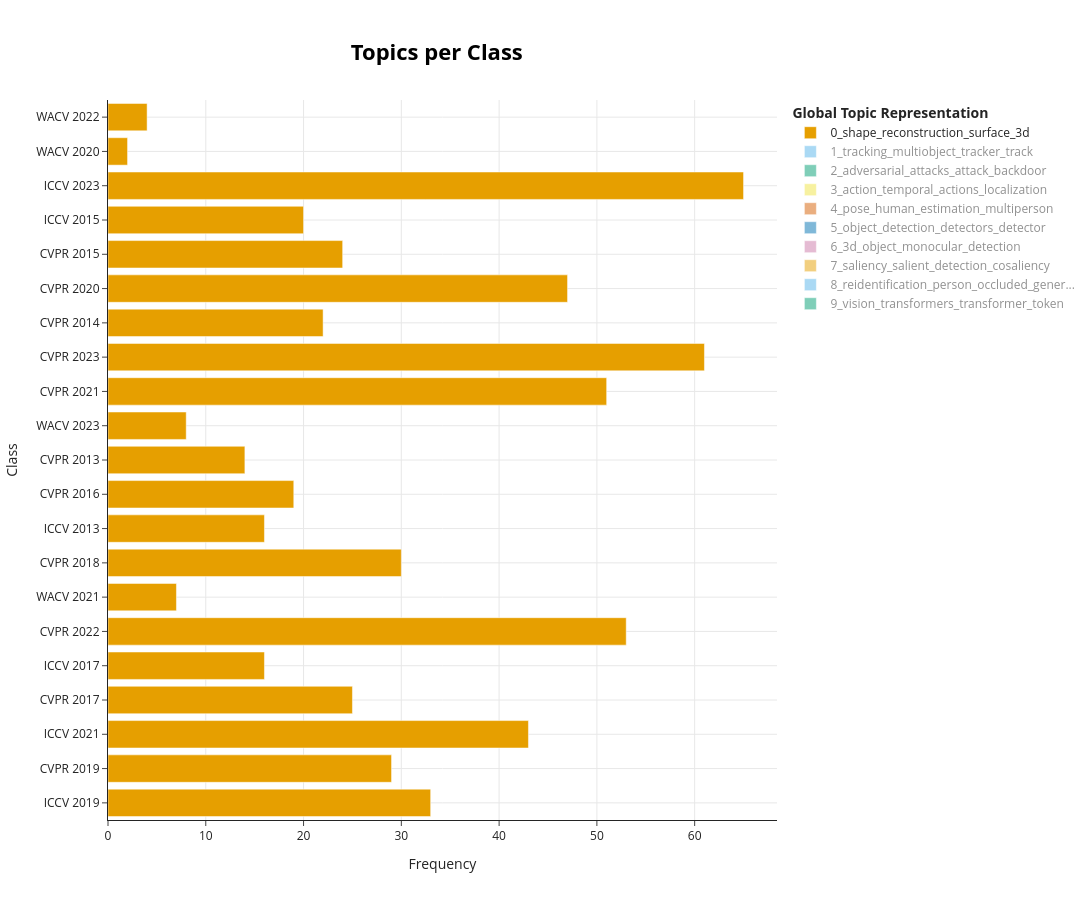

Notebook cell for this chart:
### Code cell
topics_per_class = topic_model.topics_per_class(data['Abstract'], classes=targets)
topic_model.visualize_topics_per_class(topics_per_class, top_n_topics=10)

### Figure 1 — Plotly figure (JSON) as saved in the notebook; plotly's stock layout.template omitted (floating-point values rounded to 4 significant figures)
{"data": [{"hoverinfo": "text", "hovertext": ["<b>Topic 0</b><br>Words: we, our, shape, this, that", "<b>Topic 0</b><br>Words: we, our, this, shape, that", "<b>Topic 0</b><br>Words: our, we, shape, this, that", "<b>Topic 0</b><br>Words: we, our, shape, this, that", "<b>Topic 0</b><br>Words: we, that, our, shape, this", "<b>Topic 0</b><br>Words: we, our, shape, that, this", "<b>Topic 0</b><br>Words: this, we, shape, our, that", "<b>Topic 0</b><br>Words: we, our, shape, that, this", "<b>Topic 0</b><br>Words: we, this, our, shape, that", "<b>Topic 0</b><br>Words: we, shape, that, our, shapes", "<b>Topic 0</b><br>Words: we, shape, this, our, reconstruction", "<b>Topic 0</b><br>Words: our, we, that, this, shape", "<b>Topic 0</b><br>Words: our, we, this, shape, that", "<b>Topic 0</b><br>Words: we, our, shape, this, that", "<b>Topic 0</b><br>Words: we, this, our, shape, that", "<b>Topic 0</b><br>Words: we, our, that, shape, this", "<b>Topic 0</b><br>Words: we, this, shape, our, that", "<b>Topic 0</b><br>Words: this, we, shape, paper, that", "<b>Topic 0</b><br>Words: we, our, shape, this, that", "<b>Topic 0</b><br>Words: ross, shape, this, that, we", "<b>Topic 0</b><br>Words: that, this, we, shape, mesh"], "marker": {"color": "#E69F00"}, "name": "0_shape_reconstruction_surface_3d", "orientation": "h", "type": "bar", "visible": true, "x": [33, 29, 43, 25, 16, 53, 7, 30, 16, 19, 14, 8, 51, 61, 22, 47, 24, 20, 65, 2, 4], "y": ["ICCV 2019", "CVPR 2019", "ICCV 2021", "CVPR 2017", "ICCV 2017", "CVPR 2022", "WACV 2021", "CVPR 2018", "ICCV 2013", "CVPR 2016", "CVPR 2013", "WACV 2023", "CVPR 2021", "CVPR 2023", "CVPR 2014", "CVPR 2020", "CVPR 2015", "ICCV 2015", "ICCV 2023", "WACV 2020", "WACV 2022"]}, {"hoverinfo": "text", "hovertext": ["<b>Topic 1</b><br>Words: tracking, our, multiobject, this, tracker", "<b>Topic 1</b><br>Words: tracking, our, this, multiobject, we", "<b>Topic 1</b><br>Words: tracking, we, multiobject, this, our", "<b>Topic 1</b><br>Words: tracking, multiobject, we, this, that", "<b>Topic 1</b><br>Words: tracking, our, this, we, multiobject", "<b>Topic 1</b><br>Words: tracking, multiobject, this, our, we", "<b>Topic 1</b><br>Words: tracking, trackers, tracker, multiobject, this", "<b>Topic 1</b><br>Words: tracking, we, this, multiobject, our", "<b>Topic 1</b><br>Words: tracking, we, multiobject, this, our", "<b>Topic 1</b><br>Words: tracking, multiobject, tracker, we, this", "<b>Topic 1</b><br>Words: tracking, that, we, multiobject, this", "<b>Topic 1</b><br>Words: tracking, multiobject, tracker, this, detections", "<b>Topic 1</b><br>Words: tracking, we, multiobject, this, our", "<b>Topic 1</b><br>Words: tracking, this, multiobject, we, our", "<b>Topic 1</b><br>Words: tracking, this, multiobject, we, that", "<b>Topic 1</b><br>Words: tracking, multiobject, we, our, this", "<b>Topic 1</b><br>Words: tracking, we, this, multiobject, tracker", "<b>Topic 1</b><br>Words: tracking, we, our, multiobject, this", "<b>Topic 1</b><br>Words: tracking, multiobject, we, our, this", "<b>Topic 1</b><br>Words: tracking, our, we, multiobject, trackers", "<b>Topic 1</b><br>Words: tracking, we, multiobject, tracker, that"], "marker": {"color": "#56B4E9"}, "name": "1_tracking_multiobject_tracker_track", "orientation": "h", "type": "bar", "visible": "legendonly", "x": [13, 16, 19, 15, 14, 21, 5, 14, 23, 18, 16, 9, 31, 28, 29, 26, 18, 24, 35, 10, 3], "y": ["ICCV 2019", "CVPR 2019", "ICCV 2021", "CVPR 2017", "ICCV 2017", "CVPR 2022", "WACV 2021", "CVPR 2018", "ICCV 2013", "CVPR 2016", "CVPR 2013", "WACV 2023", "CVPR 2021", "CVPR 2023", "CVPR 2014", "CVPR 2020", "CVPR 2015", "ICCV 2015", "ICCV 2023", "WACV 2020", "WACV 2022"]}, {"hoverinfo": "text", "hovertext": ["<b>Topic 2</b><br>Words: adversarial, attacks, we, attack, that", "<b>Topic 2</b><br>Words: attacks, adversarial, that, attack, this", "<b>Topic 2</b><br>Words: attacks, adversarial, attack, we, that", "<b>Topic 2</b><br>Words: we, that, adversarial, attacks, attack", "<b>Topic 2</b><br>Words: that, we, adversarial, this, perturbations", "<b>Topic 2</b><br>Words: attacks, adversarial, attack, that, we", "<b>Topic 2</b><br>Words: we, this, adversarial, attack, attacks", "<b>Topic 2</b><br>Words: perturbations, adversarial, attacks, that, we", "<b>Topic 2</b><br>Words: this, perturbations, have, these, results", "<b>Topic 2</b><br>Words: we, our, player, adversarial, this", "<b>Topic 2</b><br>Words: attacks, adversarial, that, attack, we", "<b>Topic 2</b><br>Words: attacks, adversarial, attack, that, we", "<b>Topic 2</b><br>Words: attacks, adversarial, we, attack, that", "<b>Topic 2</b><br>Words: adversarial, attacks, attack, we, this", "<b>Topic 2</b><br>Words: dnns, that, produce, believe, unrecognizable", "<b>Topic 2</b><br>Words: attacks, adversarial, attack, we, that", "<b>Topic 2</b><br>Words: this, adversarial, we, attacks, that", "<b>Topic 2</b><br>Words: attacks, adversarial, we, that, attack"], "marker": {"color": "#009E73"}, "name": "2_adversarial_attacks_attack_backdoor", "orientation": "h", "type": "bar", "visible": "legendonly", "x": [31, 30, 43, 6, 6, 50, 4, 10, 1, 1, 7, 31, 55, 44, 1, 45, 7, 10], "y": ["ICCV 2019", "CVPR 2019", "ICCV 2021", "CVPR 2017", "ICCV 2017", "CVPR 2022", "WACV 2021", "CVPR 2018", "CVPR 2016", "CVPR 2013", "WACV 2023", "CVPR 2021", "CVPR 2023", "CVPR 2020", "CVPR 2015", "ICCV 2023", "WACV 2020", "WACV 2022"]}, {"hoverinfo": "text", "hovertext": ["<b>Topic 3</b><br>Words: action, we, temporal, our, this", "<b>Topic 3</b><br>Words: action, we, temporal, actions, this", "<b>Topic 3</b><br>Words: action, our, we, temporal, actions", "<b>Topic 3</b><br>Words: action, we, temporal, our, actions", "<b>Topic 3</b><br>Words: action, temporal, we, this, actions", "<b>Topic 3</b><br>Words: action, temporal, our, actions, this", "<b>Topic 3</b><br>Words: action, temporal, this, our, we", "<b>Topic 3</b><br>Words: action, actions, temporal, we, that", "<b>Topic 3</b><br>Words: action, this, we, temporal, actions", "<b>Topic 3</b><br>Words: action, we, this, our, temporal", "<b>Topic 3</b><br>Words: action, we, this, temporal, actions", "<b>Topic 3</b><br>Words: action, temporal, we, our, actions", "<b>Topic 3</b><br>Words: action, temporal, we, this, our", "<b>Topic 3</b><br>Words: action, we, temporal, this, our", "<b>Topic 3</b><br>Words: action, we, our, temporal, this", "<b>Topic 3</b><br>Words: action, temporal, we, this, actions", "<b>Topic 3</b><br>Words: action, we, temporal, actions, this", "<b>Topic 3</b><br>Words: action, we, actions, this, our", "<b>Topic 3</b><br>Words: action, we, temporal, our, that", "<b>Topic 3</b><br>Words: action, we, that, this, temporal", "<b>Topic 3</b><br>Words: action, we, temporal, that, our"], "marker": {"color": "#F0E442"}, "name": "3_action_temporal_actions_localization", "orientation": "h", "type": "bar", "visible": "legendonly", "x": [22, 24, 22, 25, 20, 29, 10, 18, 12, 22, 9, 7, 28, 26, 12, 22, 13, 12, 20, 11, 6], "y": ["ICCV 2019", "CVPR 2019", "ICCV 2021", "CVPR 2017", "ICCV 2017", "CVPR 2022", "WACV 2021", "CVPR 2018", "ICCV 2013", "CVPR 2016", "CVPR 2013", "WACV 2023", "CVPR 2021", "CVPR 2023", "CVPR 2014", "CVPR 2020", "CVPR 2015", "ICCV 2015", "ICCV 2023", "WACV 2020", "WACV 2022"]}, {"hoverinfo": "text", "hovertext": ["<b>Topic 4</b><br>Words: pose, human, our, we, estimation", "<b>Topic 4</b><br>Words: pose, human, our, we, estimation", "<b>Topic 4</b><br>Words: pose, human, we, estimation, our", "<b>Topic 4</b><br>Words: pose, human, we, multiperson, estimation", "<b>Topic 4</b><br>Words: pose, human, our, estimation, that", "<b>Topic 4</b><br>Words: pose, human, estimation, multiperson, that", "<b>Topic 4</b><br>Words: pose, human, estimation, multiperson, we", "<b>Topic 4</b><br>Words: pose, human, we, our, estimation", "<b>Topic 4</b><br>Words: pose, we, human, estimation, our", "<b>Topic 4</b><br>Words: pose, human, that, estimation, we", "<b>Topic 4</b><br>Words: pose, human, we, our, estimation", "<b>Topic 4</b><br>Words: pose, human, estimation, we, our", "<b>Topic 4</b><br>Words: pose, human, estimation, we, multiperson", "<b>Topic 4</b><br>Words: pose, human, estimation, we, multiperson", "<b>Topic 4</b><br>Words: pose, human, we, estimation, body", "<b>Topic 4</b><br>Words: pose, human, estimation, our, we", "<b>Topic 4</b><br>Words: pose, human, we, that, estimation", "<b>Topic 4</b><br>Words: pose, human, estimation, this, our", "<b>Topic 4</b><br>Words: pose, human, we, estimation, multiperson", "<b>Topic 4</b><br>Words: pose, human, we, estimation, multiperson", "<b>Topic 4</b><br>Words: multiperson, pose, human, popnet, we"], "marker": {"color": "#D55E00"}, "name": "4_pose_human_estimation_multiperson", "orientation": "h", "type": "bar", "visible": "legendonly", "x": [16, 16, 27, 9, 12, 17, 4, 12, 7, 5, 10, 8, 21, 19, 11, 24, 4, 6, 18, 3, 2], "y": ["ICCV 2019", "CVPR 2019", "ICCV 2021", "CVPR 2017", "ICCV 2017", "CVPR 2022", "WACV 2021", "CVPR 2018", "ICCV 2013", "CVPR 2016", "CVPR 2013", "WACV 2023", "CVPR 2021", "CVPR 2023", "CVPR 2014", "CVPR 2020", "CVPR 2015", "ICCV 2015", "ICCV 2023", "WACV 2020", "WACV 2022"]}, {"hoverinfo": "text", "hovertext": ["<b>Topic 5</b><br>Words: we, object, coco, detectors, detector", "<b>Topic 5</b><br>Words: our, we, detectors, object, which", "<b>Topic 5</b><br>Words: we, object, which, propose, detectors", "<b>Topic 5</b><br>Words: we, this, object, which, detectors", "<b>Topic 5</b><br>Words: this, we, detectors, object, detector", "<b>Topic 5</b><br>Words: we, object, this, detectors, that", "<b>Topic 5</b><br>Words: propose, this, pointguided, rcnn, classagnostic", "<b>Topic 5</b><br>Words: our, object, that, detector, we", "<b>Topic 5</b><br>Words: we, that, our, object, this", "<b>Topic 5</b><br>Words: we, object, our, this, detection", "<b>Topic 5</b><br>Words: we, object, detection, detector, detectors", "<b>Topic 5</b><br>Words: we, detectors, that, confidence, roma", "<b>Topic 5</b><br>Words: we, object, which, propose, detectors", "<b>Topic 5</b><br>Words: we, our, object, detectors, that", "<b>Topic 5</b><br>Words: we, this, object, that, aspect", "<b>Topic 5</b><br>Words: we, object, this, our, detectors", "<b>Topic 5</b><br>Words: this, we, which, object, sparselets", "<b>Topic 5</b><br>Words: we, that, object, attentionnet, proposals", "<b>Topic 5</b><br>Words: we, detectors, object, this, detection", "<b>Topic 5</b><br>Words: we, that, object, detectors, detector", "<b>Topic 5</b><br>Words: our, we, object, tear, detectors"], "marker": {"color": "#0072B2"}, "name": "5_object_detection_detectors_detector", "orientation": "h", "type": "bar", "visible": "legendonly", "x": [12, 15, 10, 8, 9, 19, 2, 12, 4, 14, 7, 3, 19, 18, 5, 21, 8, 7, 16, 9, 5], "y": ["ICCV 2019", "CVPR 2019", "ICCV 2021", "CVPR 2017", "ICCV 2017", "CVPR 2022", "WACV 2021", "CVPR 2018", "ICCV 2013", "CVPR 2016", "CVPR 2013", "WACV 2023", "CVPR 2021", "CVPR 2023", "CVPR 2014", "CVPR 2020", "CVPR 2015", "ICCV 2015", "ICCV 2023", "WACV 2020", "WACV 2022"]}, {"hoverinfo": "text", "hovertext": ["<b>Topic 6</b><br>Words: we, our, 3d, monocular, object", "<b>Topic 6</b><br>Words: we, our, that, 3d, object", "<b>Topic 6</b><br>Words: we, 3d, object, monocular, detection", "<b>Topic 6</b><br>Words: our, 3d, outperforms, object, we", "<b>Topic 6</b><br>Words: our, that, this, 3d, we", "<b>Topic 6</b><br>Words: we, 3d, our, object, monocular", "<b>Topic 6</b><br>Words: we, that, 3d, this, detection", "<b>Topic 6</b><br>Words: we, our, that, 3d, object", "<b>Topic 6</b><br>Words: we, this, propose, our, that", "<b>Topic 6</b><br>Words: our, we, that, propose, 3d", "<b>Topic 6</b><br>Words: our, well, we, that, as", "<b>Topic 6</b><br>Words: this, we, 3d, our, monocular", "<b>Topic 6</b><br>Words: we, 3d, object, monocular, our", "<b>Topic 6</b><br>Words: we, this, 3d, object, monocular", "<b>Topic 6</b><br>Words: we, 3d, our, this, object", "<b>Topic 6</b><br>Words: our, we, 3d, object, detection", "<b>Topic 6</b><br>Words: we, dcnn, when, our, even", "<b>Topic 6</b><br>Words: we, 3d, object, detection, monocular", "<b>Topic 6</b><br>Words: our, starconvex, nuclei, polyhedra, we", "<b>Topic 6</b><br>Words: this, we, imvoxelnet, m3detr, our"], "marker": {"color": "#CC79A7"}, "name": "6_3d_object_monocular_detection", "orientation": "h", "type": "bar", "visible": "legendonly", "x": [11, 11, 15, 4, 3, 25, 2, 7, 4, 5, 1, 8, 21, 31, 23, 4, 2, 38, 2, 3], "y": ["ICCV 2019", "CVPR 2019", "ICCV 2021", "CVPR 2017", "ICCV 2017", "CVPR 2022", "WACV 2021", "CVPR 2018", "ICCV 2013", "CVPR 2016", "CVPR 2013", "WACV 2023", "CVPR 2021", "CVPR 2023", "CVPR 2020", "CVPR 2015", "ICCV 2015", "ICCV 2023", "WACV 2020", "WACV 2022"]}, {"hoverinfo": "text", "hovertext": ["<b>Topic 7</b><br>Words: saliency, salient, our, we, this", "<b>Topic 7</b><br>Words: saliency, salient, we, this, that", "<b>Topic 7</b><br>Words: saliency, salient, we, this, our", "<b>Topic 7</b><br>Words: saliency, salient, our, we, that", "<b>Topic 7</b><br>Words: saliency, salient, this, our, we", "<b>Topic 7</b><br>Words: saliency, salient, we, this, cosalient", "<b>Topic 7</b><br>Words: saliency, salient, that, this, which", "<b>Topic 7</b><br>Words: saliency, salient, this, our, we", "<b>Topic 7</b><br>Words: saliency, salient, we, this, that", "<b>Topic 7</b><br>Words: saliency, salient, we, that, this", "<b>Topic 7</b><br>Words: saliency, salient, our, this, we", "<b>Topic 7</b><br>Words: saliency, salient, this, that, we", "<b>Topic 7</b><br>Words: saliency, salient, our, we, this", "<b>Topic 7</b><br>Words: saliency, salient, we, our, that", "<b>Topic 7</b><br>Words: saliency, salient, our, we, this", "<b>Topic 7</b><br>Words: saliency, salient, we, our, this", "<b>Topic 7</b><br>Words: saliency, salient, we, this, paper", "<b>Topic 7</b><br>Words: saliency, salient, this, we, propose", "<b>Topic 7</b><br>Words: saliency, salient, why, questions, which", "<b>Topic 7</b><br>Words: saliency, salient, our, we, placement", "<b>Topic 7</b><br>Words: saliency, salient, we, that, cropping"], "marker": {"color": "#E69F00"}, "name": "7_saliency_salient_detection_cosaliency", "orientation": "h", "type": "bar", "visible": "legendonly", "x": [14, 17, 15, 10, 8, 8, 2, 15, 10, 16, 10, 3, 10, 12, 8, 17, 17, 8, 1, 3, 4], "y": ["ICCV 2019", "CVPR 2019", "ICCV 2021", "CVPR 2017", "ICCV 2017", "CVPR 2022", "WACV 2021", "CVPR 2018", "ICCV 2013", "CVPR 2016", "CVPR 2013", "WACV 2023", "CVPR 2021", "CVPR 2023", "CVPR 2014", "CVPR 2020", "CVPR 2015", "ICCV 2015", "ICCV 2023", "WACV 2020", "WACV 2022"]}, {"hoverinfo": "text", "hovertext": ["<b>Topic 8</b><br>Words: reidentification, person, reid, our, we", "<b>Topic 8</b><br>Words: reidentification, person, reid, we, this", "<b>Topic 8</b><br>Words: reidentification, person, reid, this, we", "<b>Topic 8</b><br>Words: reidentification, person, reid, our, which", "<b>Topic 8</b><br>Words: reidentification, person, this, reid, we", "<b>Topic 8</b><br>Words: reidentification, person, reid, we, this", "<b>Topic 8</b><br>Words: reidentification, person, reid, our, propose", "<b>Topic 8</b><br>Words: reidentification, person, this, reid, we", "<b>Topic 8</b><br>Words: reidentification, person, salience, target, this", "<b>Topic 8</b><br>Words: reidentification, person, this, we, that", "<b>Topic 8</b><br>Words: reidentification, person, this, we, paper", "<b>Topic 8</b><br>Words: reid, reidentification, person, propose, occluded", "<b>Topic 8</b><br>Words: reidentification, person, reid, our, this", "<b>Topic 8</b><br>Words: reidentification, person, reid, we, propose", "<b>Topic 8</b><br>Words: reidentification, person, our, existing, are", "<b>Topic 8</b><br>Words: reidentification, person, reid, this, our", "<b>Topic 8</b><br>Words: reidentification, person, we, our, this", "<b>Topic 8</b><br>Words: reidentification, person, reid, this, we", "<b>Topic 8</b><br>Words: reidentification, person, we, this, reid", "<b>Topic 8</b><br>Words: reidentification, person, reid, that, this"], "marker": {"color": "#56B4E9"}, "name": "8_reidentification_person_occluded_gener...", "orientation": "h", "type": "bar", "visible": "legendonly", "x": [20, 13, 12, 13, 10, 11, 4, 17, 4, 9, 4, 2, 15, 5, 3, 13, 7, 7, 6, 6], "y": ["ICCV 2019", "CVPR 2019", "ICCV 2021", "CVPR 2017", "ICCV 2017", "CVPR 2022", "WACV 2021", "CVPR 2018", "ICCV 2013", "CVPR 2016", "CVPR 2013", "WACV 2023", "CVPR 2021", "CVPR 2023", "CVPR 2014", "CVPR 2020", "CVPR 2015", "ICCV 2015", "ICCV 2023", "WACV 2020"]}, {"hoverinfo": "text", "hovertext": ["<b>Topic 9</b><br>Words: connectivity, vision, we, connections, transformers", "<b>Topic 9</b><br>Words: vision, transformers, transformer, we, that", "<b>Topic 9</b><br>Words: vision, transformers, transformer, we, this", "<b>Topic 9</b><br>Words: vision, transformers, we, transformer, token", "<b>Topic 9</b><br>Words: vision, lesion, transformers, dr, transformer", "<b>Topic 9</b><br>Words: vision, transformers, transformer, we, token", "<b>Topic 9</b><br>Words: vision, transformers, transformer, experiments, which", "<b>Topic 9</b><br>Words: vision, transformers, transformer, we, our", "<b>Topic 9</b><br>Words: vision, transformers, mlp, s2mlp, we"], "marker": {"color": "#009E73"}, "name": "9_vision_transformers_transformer_token", "orientation": "h", "type": "bar", "visible": "legendonly", "x": [1, 25, 46, 10, 4, 47, 2, 39, 3], "y": ["ICCV 2019", "ICCV 2021", "CVPR 2022", "WACV 2023", "CVPR 2021", "CVPR 2023", "CVPR 2020", "ICCV 2023", "WACV 2022"]}], "layout": {"height": 900, "hoverlabel": {"bgcolor": "white", "font": {"family": "Rockwell", "size": 16}}, "legend": {"title": {"text": "<b>Global Topic Representation"}}, "title": {"font": {"color": "Black", "size": 22}, "text": "<b>Topics per Class</b>", "x": 0.4, "xanchor": "center", "y": 0.95, "yanchor": "top"}, "width": 1250, "xaxis": {"showgrid": true, "title": {"text": "Frequency"}}, "yaxis": {"showgrid": true, "title": {"text": "Class"}}}}
